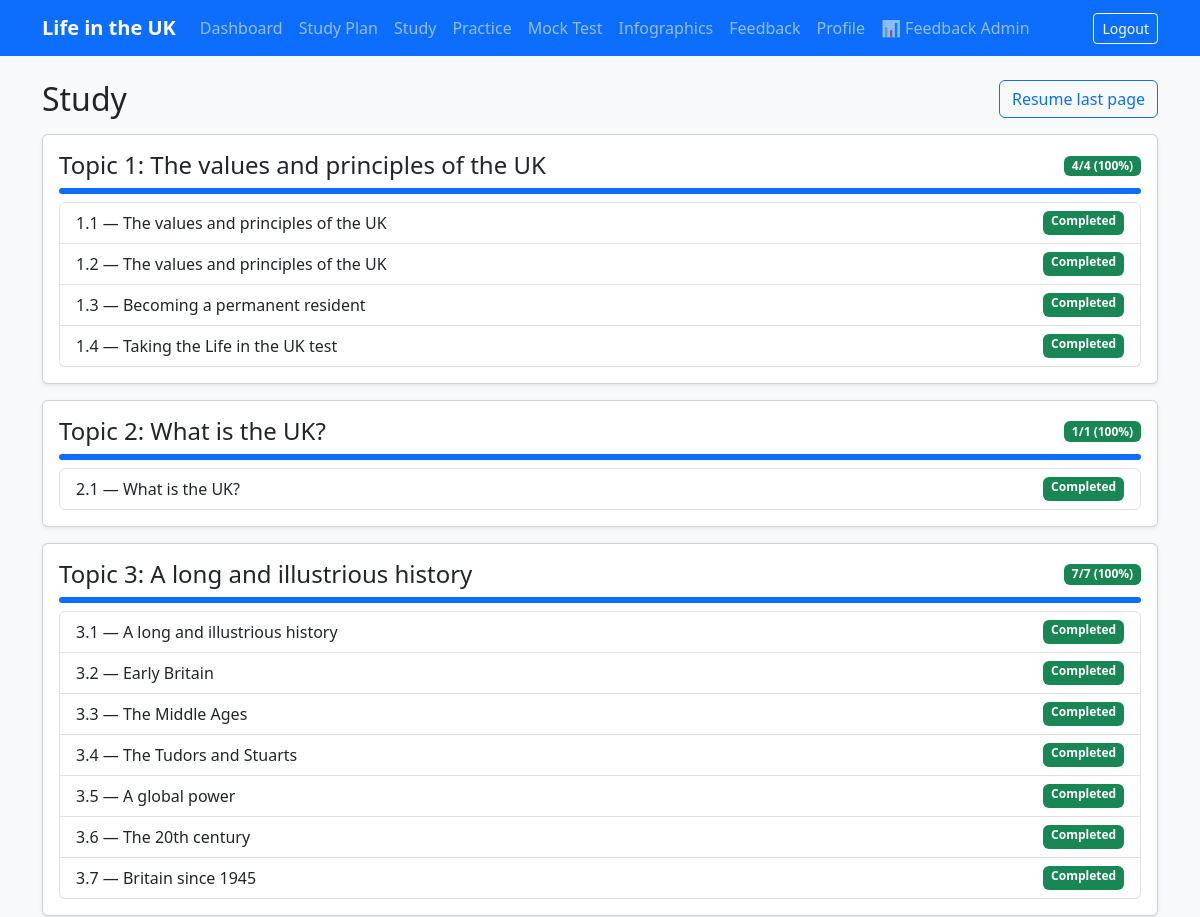
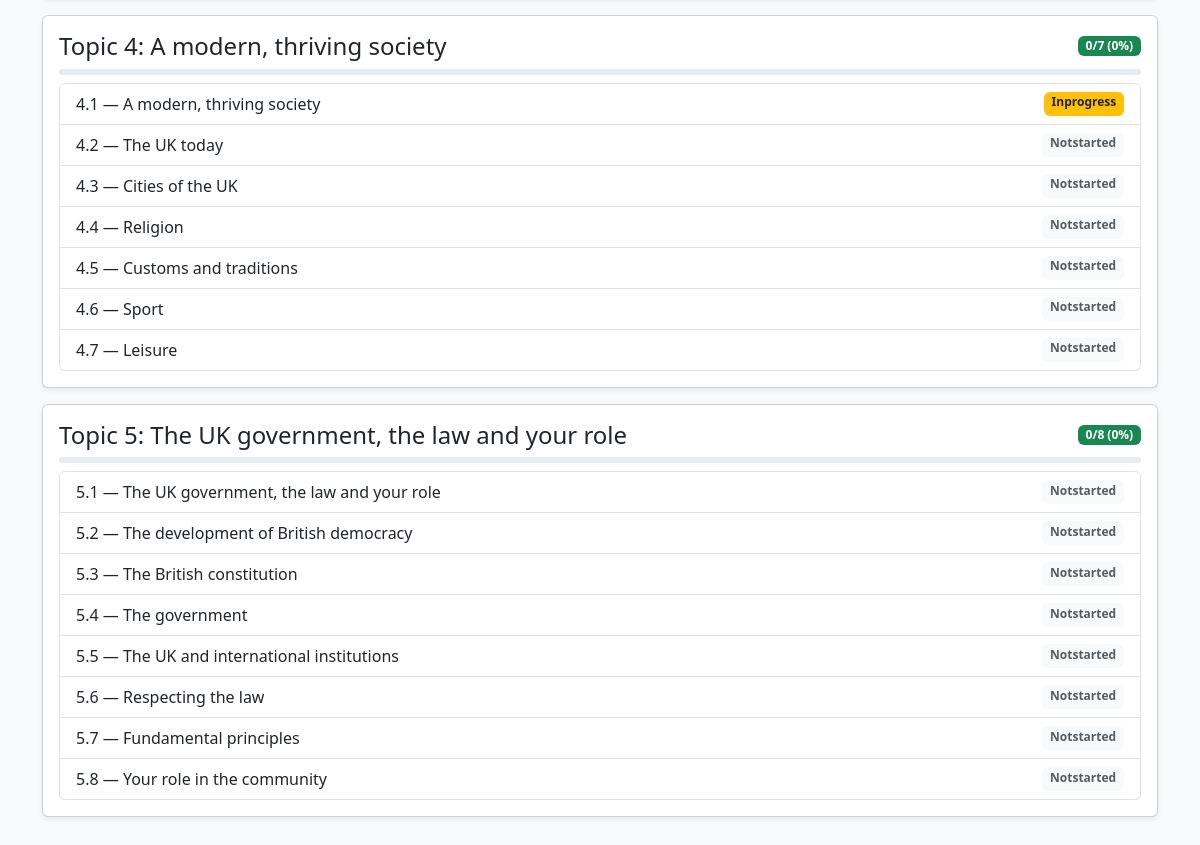
/study/ (signed in), run on the app's committed database (2 pictures, top to bottom).
### content/models.py (models this page shows, shortened)
class Topic(models.Model):
    code = models.PositiveSmallIntegerField(unique=True)
    name = models.CharField(max_length=200)
    class Meta:
        ordering = ["code"]

class StudyPage(models.Model):
    topic = models.ForeignKey(Topic, on_delete=models.CASCADE, related_name="pages")
    sequence_no = models.PositiveSmallIntegerField()
    title = models.CharField(max_length=300)
    blocks = models.JSONField(default=list)
    class Meta:
        ordering = ["topic__code", "sequence_no"]
        constraints = [
            models.UniqueConstraint(fields=["topic", "sequence_no"], name="unique_study_page"),
        ]
    @property
    def slug(self):
        return f"{self.topic.code}_{self.sequence_no}"

### study/models.py (models this page shows, shortened)
class UserStudyProgress(models.Model):
    NOT_STARTED = "not_started"
    IN_PROGRESS = "in_progress"
    COMPLETED = "completed"
    STATUS_CHOICES = [
        (NOT_STARTED, "Not started"),
        (IN_PROGRESS, "In progress"),
        (COMPLETED, "Completed"),
    ]
    user = models.ForeignKey(settings.AUTH_USER_MODEL, on_delete=models.CASCADE, related_name="study_progress")
    study_page = models.ForeignKey(StudyPage, on_delete=models.CASCADE, related_name="progress")
    status = models.CharField(max_length=20, choices=STATUS_CHOICES, default=NOT_STARTED)
    visits = models.PositiveIntegerField(default=0)
    time_spent_seconds = models.PositiveIntegerField(default=0)
    last_viewed_at = models.DateTimeField(null=True, blank=True)
    completed_at = models.DateTimeField(null=True, blank=True)
    class Meta:
        constraints = [
            models.UniqueConstraint(fields=["user", "study_page"], name="unique_user_study_progress"),
        ]

### study/views.py (the view)
# urls.py: path("", views.study_index, name="index"),
@login_required
def study_index(request):
    topics = Topic.objects.prefetch_related("pages").all()
    progress = {
        p.study_page_id: p
        for p in UserStudyProgress.objects.filter(user=request.user)
    }
    topic_blocks = []
    for topic in topics:
        pages = []
        for page in topic.pages.all():
            prog = progress.get(page.id)
            pages.append({"page": page, "status": prog.status if prog else "not_started"})
        completed = sum(1 for p in pages if p["status"] == "completed")
        total = len(pages)
        topic_blocks.append({
            "topic": topic,
            "pages": pages,
            "completed": completed,
            "total": total,
            "percent": round((completed / total) * 100) if total else 0,
        })
    last = (
        UserStudyProgress.objects.filter(user=request.user)
        .order_by("-last_viewed_at")
        .first()
    )
    return render(request, "study/index.html", {"topics": topic_blocks, "last": last})

### accounts/context_processors.py (called while the page is built)
def active_window(request):
    user = getattr(request, "user", None)
    if user is not None and user.is_authenticated and not user.is_superuser:
        return {
            "remaining_days": user.get_remaining_days(),
            "membership_active": user.is_membership_active,
        }
    return {"remaining_days": None, "membership_active": None}

def feedback_unread(request):
    user = getattr(request, "user", None)
    if user is not None and user.is_authenticated and user.is_superuser:
        from analytics.models import Feedback
        return {"feedback_unread_count": Feedback.objects.filter(is_read=False).count()}
    return {"feedback_unread_count": 0}

### templates/study/index.html (shortened to what this page needs)
{% extends "base.html" %}
{% block content %}
<div class="d-flex justify-content-between align-items-center mb-3">
  <h2 class="mb-0">Study</h2>
  {% if last %}
  <a class="btn btn-outline-primary" href="{% url 'study:page' last.study_page.slug %}">Resume last page</a>
  {% endif %}
</div>
{% for block in topics %}
<div class="card shadow-sm mb-3">
  <div class="card-body">
    <div class="d-flex justify-content-between align-items-center">
      <h4 class="mb-0">Topic {{ block.topic.code }}: {{ block.topic.name }}</h4>
      <span class="badge bg-success">{{ block.completed }}/{{ block.total }} ({{ block.percent }}%)</span>
    </div>
    <div class="progress my-2" style="height:6px;">
      <div class="progress-bar" style="width: {{ block.percent }}%"></div>
    </div>
    <div class="list-group">
      {% for p in block.pages %}
      <a class="list-group-item list-group-item-action d-flex justify-content-between" href="{% url 'study:page' p.page.slug %}">
        <span>{{ block.topic.code }}.{{ p.page.sequence_no }} — {{ p.page.title }}</span>
        <span class="badge {% if p.status == 'completed' %}bg-success{% elif p.status == 'in_progress' %}bg-warning text-dark{% else %}bg-light text-muted{% endif %}">
          {{ p.status|cut:"_"|capfirst }}
        </span>
      </a>
      {% endfor %}
    </div>
  </div>
</div>
{% endfor %}
{% endblock %}

### static/css/app.css (style rules this page uses)
body { font-family: system-ui, -apple-system, "Segoe UI", Roboto, sans-serif; }

### data on the page
Topic: topic.code "1", topic.name "The values and principles of the UK", completed "4", total "4", percent "100"
StudyPage: page.sequence_no "1", page "The values and principles of the UK", status "Completed"
StudyPage: page.sequence_no "2", page "The values and principles of the UK", status "Completed"
StudyPage: page.sequence_no "3", page "Becoming a permanent resident", status "Completed"
StudyPage: page.sequence_no "4", page "Taking the Life in the UK test", status "Completed"
Topic: topic.code "2", topic.name "What is the UK?", completed "1", total "1", percent "100"
StudyPage: page.sequence_no "1", page "What is the UK?", status "Completed"
Topic: topic.code "3", topic.name "A long and illustrious history", completed "7", total "7", percent "100"
StudyPage: page.sequence_no "1", page "A long and illustrious history", status "Completed"
StudyPage: page.sequence_no "2", page "Early Britain", status "Completed"
StudyPage: page.sequence_no "3", page "The Middle Ages", status "Completed"
StudyPage: page.sequence_no "4", page "The Tudors and Stuarts", status "Completed"
StudyPage: page.sequence_no "5", page "A global power", status "Completed"
StudyPage: page.sequence_no "6", page "The 20th century", status "Completed"
StudyPage: page.sequence_no "7", page "Britain since 1945", status "Completed"
Topic: topic.code "4", topic.name "A modern, thriving society", completed "0", total "7", percent "0"
StudyPage: page.sequence_no "1", page "A modern, thriving society", status "Inprogress"
StudyPage: page.sequence_no "2", page "The UK today", status "Notstarted"
StudyPage: page.sequence_no "3", page "Cities of the UK", status "Notstarted"
StudyPage: page.sequence_no "4", page "Religion", status "Notstarted"
StudyPage: page.sequence_no "5", page "Customs and traditions", status "Notstarted"
StudyPage: page.sequence_no "6", page "Sport", status "Notstarted"
StudyPage: page.sequence_no "7", page "Leisure", status "Notstarted"
Topic: topic.code "5", topic.name "The UK government, the law and your role", completed "0", total "8", percent "0"
StudyPage: page.sequence_no "1", page "The UK government, the law and your role", status "Notstarted"
StudyPage: page.sequence_no "2", page "The development of British democracy", status "Notstarted"
StudyPage: page.sequence_no "3", page "The British constitution", status "Notstarted"
StudyPage: page.sequence_no "4", page "The government", status "Notstarted"
StudyPage: page.sequence_no "5", page "The UK and international institutions", status "Notstarted"
StudyPage: page.sequence_no "6", page "Respecting the law", status "Notstarted"
StudyPage: page.sequence_no "7", page "Fundamental principles", status "Notstarted"
StudyPage: page.sequence_no "8", page "Your role in the community", status "Notstarted"
